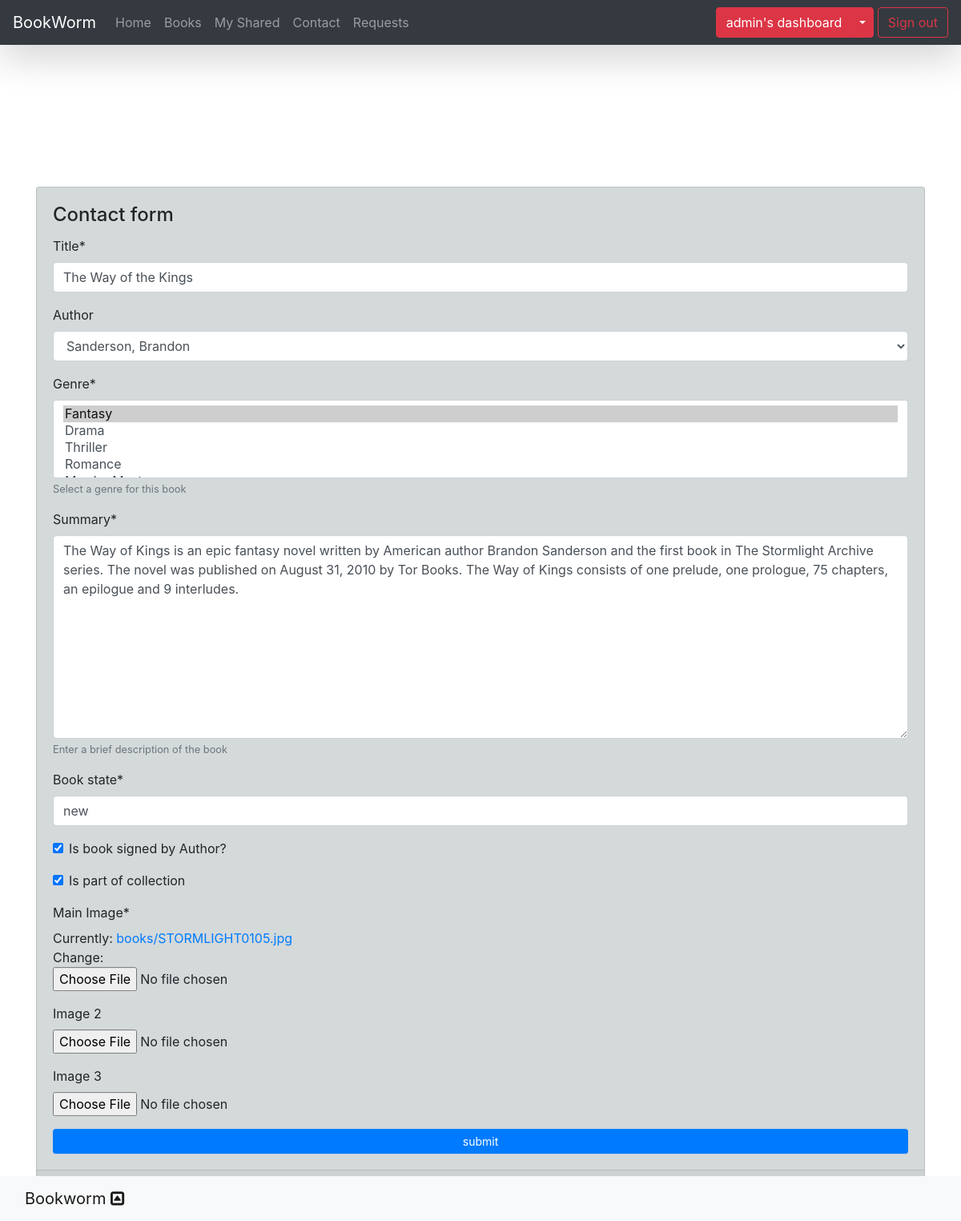
The app's page /book/1/edit (signed in) with its own data.
### app/models.py (models this page shows, shortened)
class Book(models.Model):
    STATUS = (
        ('a', 'Available'),
        ('s', 'Shared'),
    )
    user = models.ForeignKey(User,on_delete=CASCADE)
    title = CharField(max_length=255)
    author = models.ForeignKey('Author', on_delete=models.SET_NULL, null=True,blank=True)
    genre = models.ManyToManyField(Genre, help_text='Select a genre for this book')
    summary = TextField(max_length=1000, help_text='Enter a brief description of the book')
    book_state = CharField(max_length=255,default="old")
    is_signed_by_author = BooleanField("is book signed by Author?",default=False)
    is_collection = BooleanField("is part of collection",default=False)
    image = ImageField("Main Image",upload_to="books",default="book_default.png")
    image2 = ImageField("image 2",upload_to="books",blank=True,null=True)
    image3 = ImageField("image 3",upload_to="books",blank=True,null=True)
    status = models.CharField(max_length=1,choices=STATUS,blank=True,default='a',help_text='Book availability',)
    date =DateTimeField(auto_now=True)
    class Meta:
        verbose_name = 'Book'
        verbose_name_plural = 'Books'
    def display_genre(self):
        """Create a string for the Genre. This is required to display genre in Admin."""
        return ', '.join(genre.name for genre in self.genre.all()[:3])
    display_genre.short_description = 'Genre'

### app/views.py (the view, shortened to what this page needs)
# urls.py: path('book/<int:pk>/edit',views.book_edit,name='book_edit'),
@login_required
def book_edit(request,pk):
    book = get_object_or_404(Book,pk=pk)
    form = BookForm(instance=book)
    ctx = {'form':form,'title':'Edit Book'}
    return render(request,'books/edit_book.html',context=ctx)

### app/forms.py
class BookForm(ModelForm):
    class Meta:
        model = Book
        fields = ('title', 'author', 'genre', 'summary', 'book_state', 'is_signed_by_author',
                  'is_collection', 'image','image2','image3')

### app/models.py (called while the page is built)
    def __str__(self):
        return self.name

    def __str__(self):
        return f'{self.last_name}, {self.first_name}'

### templates/books/edit_book.html (shortened to what this page needs)
{% extends 'layout/base.html' %}
{% load static %}
{% load crispy_forms_tags %}
{% block content %}
<div class="container">
    <div class="row my-5">
        <div class="col-sm-12 mx-auto formarea">
            <div class="card " style="background-color: rgb(212, 217, 218);">
                <div class="card-body">
                    <h4 class="card-title">Contact form</h4>
                    <form method="post" enctype="multipart/form-data">
                        {{form|crispy}}
                        <button  class="btn btn-primary btn-sm btn-block">submit</button>
                    </form>
                </div>
                <div class="card-footer">
                    <a href="{% url 'dashboard' %}" class="btn btn-link">Back</a>
                </div>
            </div>
        </div>
    </div>
</div>
{% endblock content %}

### templates/includes/navigation.html (shortened to what this page needs)
<nav class="navbar navbar-expand-lg navbar-dark shadow-lg bg-dark" style="background-color: rgba(255, 255, 255, 0.144);">
    <a class="navbar-brand" href="{% url 'home' %}">BookWorm</a>
    <div class="collapse navbar-collapse" id="navbarNavDropdown">
        <ul class="navbar-nav">
            <li class="nav-item">
                <a class="nav-link" href="{% url 'home' %}">Home <span class="sr-only">(current)</span></a>
            </li>
            <li class="nav-item">
                <a class="nav-link" href="{% url 'book_list' %}">Books <span class="sr-only">(current)</span></a>
            </li>
            <li class="nav-item">
                <a class="nav-link" href="{% url 'share_list' %}">My Shared<span class="sr-only">(current)</span></a>
            </li>
            <li class="nav-item">
                <a class="nav-link" href="{% url 'contact' %}">Contact <span class="sr-only">(current)</span></a>
            </li>
            <li class="nav-item">
                <a class="nav-link" href="{% url 'request_list' %}">Requests <span class="sr-only">(current)</span></a>
            </li>
        </ul>
        <div class="ml-md-auto">
            {% if user.is_authenticated  %}
            <div class="btn-group">
                <a class="btn btn-danger" href="{% url 'dashboard' %}">{{user.username}}'s dashboard</a>
                {% if user.is_superuser %}
                <button type="button" class="btn btn-danger dropdown-toggle dropdown-toggle-split" data-toggle="dropdown" aria-haspopup="true" aria-expanded="false">
                </button>
                {% endif %}
            </div>
            <a class="btn btn-outline-danger" href="{% url 'logout' %}">Sign out</a>
            {% else %}
            <a class="btn btn-warning nav-link " href="{% url 'login' %}"><i class="fa fa-user-circle" aria-hidden="true"></i> Sign In</a>
            {% endif %}
        </div>
    </div>
</nav>

### records on screen
Book: title "The Way of the Kings", author "Sanderson, Brandon", summary "The Way of Kings is an epic fantasy novel written by American author Brandon Sanderson and the first book in The Stormlight Archive series. The novel was published on August 31, 2010 by Tor Books. The Way of Kings consists of one prelude, one prologue, 75 chapters, an epilogue and 9 interludes.", book_state "new", is_signed_by_author "☑", is_collection "☑"

### other values on screen
{{ user.username }} "admin"
